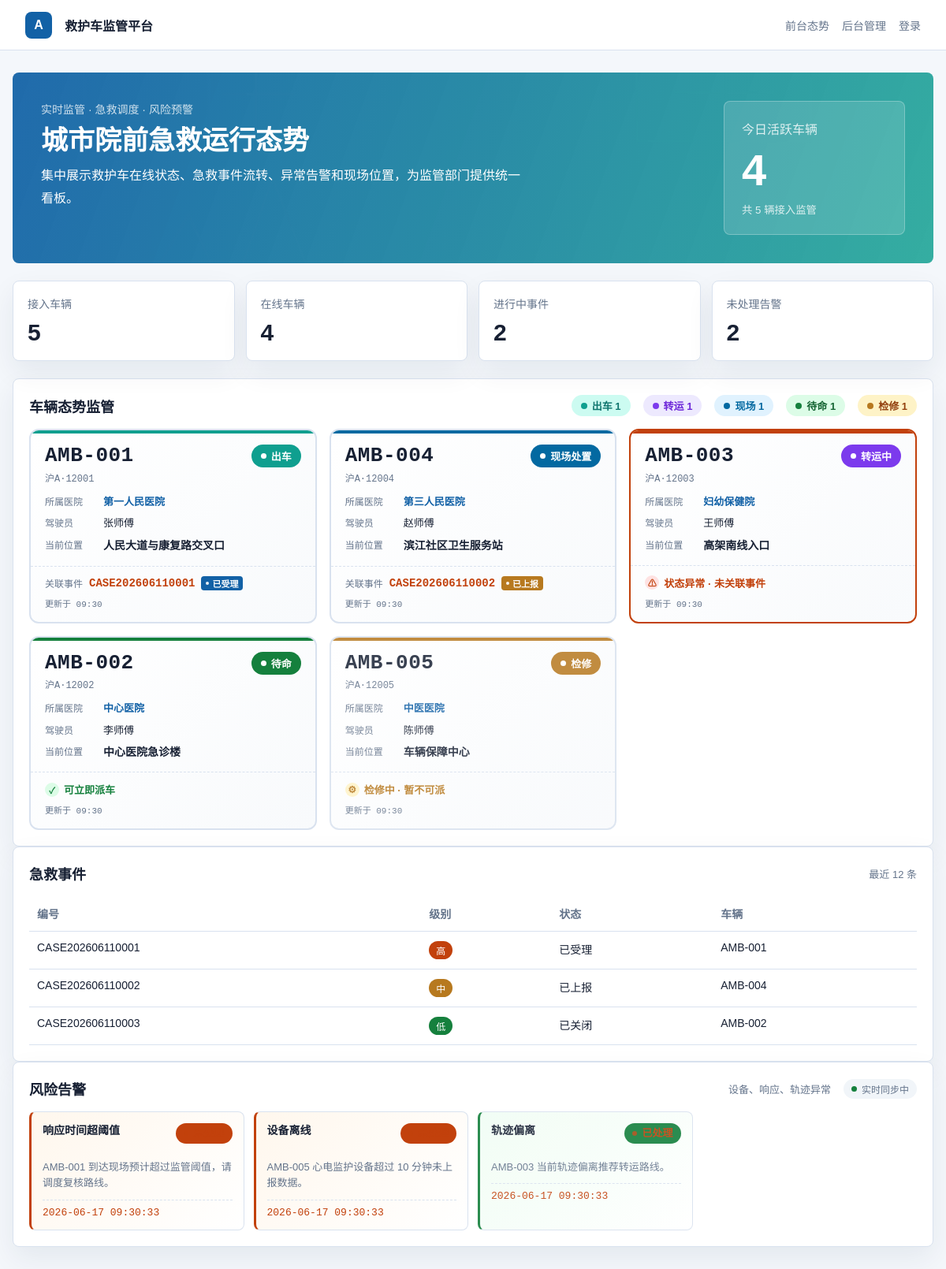
The page / on the database its author committed.
### tables this page shows
CREATE TABLE IF NOT EXISTS ambulances (
    id INT AUTO_INCREMENT PRIMARY KEY,
    code VARCHAR(30) NOT NULL UNIQUE,
    plate_no VARCHAR(30) NOT NULL,
    hospital VARCHAR(120) NOT NULL,
    driver_name VARCHAR(50) NOT NULL,
    status VARCHAR(30) NOT NULL,
    location VARCHAR(160) NOT NULL,
    updated_at TIMESTAMP DEFAULT CURRENT_TIMESTAMP ON UPDATE CURRENT_TIMESTAMP
);

CREATE TABLE IF NOT EXISTS emergency_cases (
    id INT AUTO_INCREMENT PRIMARY KEY,
    case_no VARCHAR(40) NOT NULL UNIQUE,
    patient_name VARCHAR(80) NOT NULL,
    priority VARCHAR(20) NOT NULL,
    address VARCHAR(180) NOT NULL,
    status VARCHAR(30) NOT NULL,
    assigned_ambulance VARCHAR(30) NULL,
    dispatch_vehicle_status VARCHAR(30) NULL,
    dispatched_at TIMESTAMP NULL DEFAULT NULL,
    created_at TIMESTAMP DEFAULT CURRENT_TIMESTAMP
);

CREATE TABLE IF NOT EXISTS alerts (
    id INT AUTO_INCREMENT PRIMARY KEY,
    title VARCHAR(120) NOT NULL,
    description VARCHAR(255) NOT NULL,
    status VARCHAR(20) NOT NULL DEFAULT 'open',
    handling_notes TEXT NULL,
    handled_by INT NULL,
    handled_at TIMESTAMP NULL DEFAULT NULL,
    created_at TIMESTAMP DEFAULT CURRENT_TIMESTAMP,
    FOREIGN KEY (handled_by) REFERENCES users(id) ON DELETE SET NULL
);

### src/Core/View.php (called while the page is built, shortened)
<?php
final class View
{
    public static function render(string $template, array $data = []): void
    {
        extract($data, EXTR_SKIP);
        require_once __DIR__ . '/../../templates/helpers.php';
        require __DIR__ . "/../../templates/{$template}.php";
    }
}

### src/Controllers/AppController.php (called while the page is built, shortened)
<?php
final class AppController
{
    private DashboardRepository $repo;
    public function __construct()
    {
        $this->repo = new DashboardRepository();
    }
    public function home(): void
    {
        View::render('home', [
            'overview' => $this->repo->overview(),
            'ambulances' => $this->repo->ambulancesWithDispatchInfo(),
            'cases' => $this->repo->cases(),
            'alerts' => $this->repo->alerts(),
            'user' => Auth::user(),
        ]);
    }
}

### src/Models/DashboardRepository.php (called while the page is built, shortened)
<?php
final class DashboardRepository
{
    private PDO $db;
    public function __construct()
    {
        $this->db = Database::connection();
    }
    public function cases(): array
    {
        return $this->db->query('SELECT * FROM emergency_cases ORDER BY created_at DESC LIMIT 12')->fetchAll();
    }
    public function alerts(): array
    {
        $sql = 'SELECT a.*, u.name as handler_name
                FROM alerts a
                LEFT JOIN users u ON a.handled_by = u.id
                ORDER BY a.created_at DESC LIMIT 12';
        return $this->db->query($sql)->fetchAll();
    }
    public function ambulancesWithDispatchInfo(): array
    {
        $sql = 'SELECT a.*,
                       (SELECT ec.case_no FROM emergency_cases ec
                        WHERE ec.assigned_ambulance = a.code AND ec.status != "closed"
                        ORDER BY ec.created_at DESC LIMIT 1) as active_case_no,
                       (SELECT ec.status FROM emergency_cases ec
                        WHERE ec.assigned_ambulance = a.code AND ec.status != "closed"
                        ORDER BY ec.created_at DESC LIMIT 1) as active_case_status
                FROM ambulances a
                ORDER BY FIELD(a.status, "dispatching", "on_scene", "transporting", "standby", "maintenance"), a.code';
        return $this->db->query($sql)->fetchAll();
    }
}

### templates/helpers.php (called while the page is built, shortened)
<?php
if (!function_exists('h')) {
    function h(?string $value): string
    {
        return htmlspecialchars($value ?? '', ENT_QUOTES, 'UTF-8');
    }
}
if (!function_exists('statusText')) {
    function statusText(string $status): string
    {
        return [
            'standby' => '待命',
            'dispatching' => '出车',
            'on_scene' => '现场处置',
            'transporting' => '转运中',
            'maintenance' => '检修',
            'reported' => '已上报',
            'accepted' => '已受理',
            'closed' => '已关闭',
            'open' => '未处理',
            'resolved' => '已处理',
        ][$status] ?? $status;
    }
}
if (!function_exists('priorityText')) {
    function priorityText(string $priority): string
    {
        return [
            'high' => '高',
            'medium' => '中',
            'low' => '低',
        ][$priority] ?? $priority;
    }
}
if (!function_exists('statusClass')) {
    function statusClass(string $status): string
    {
        return [
            'standby' => 'status-standby',
            'dispatching' => 'status-dispatching',
            'on_scene' => 'status-onscene',
            'transporting' => 'status-transporting',
            'maintenance' => 'status-maintenance',
            'reported' => 'status-reported',
            'accepted' => 'status-accepted',
            'closed' => 'status-closed',
            'open' => 'status-open',
            'resolved' => 'status-resolved',
        ][$status] ?? '';
    }
}

### templates/home.php (the view, shortened to what this page needs)
<section class="hero">
    <div>
        <p class="eyebrow">实时监管 · 急救调度 · 风险预警</p>
        <h1>城市院前急救运行态势</h1>
        <p class="summary">集中展示救护车在线状态、急救事件流转、异常告警和现场位置，为监管部门提供统一看板。</p>
    </div>
    <div class="hero-panel">
        <span>今日活跃车辆</span>
        <strong><?= (int) $overview['ambulances_online'] ?></strong>
        <small>共 <?= (int) $overview['ambulances_total'] ?> 辆接入监管</small>
    </div>
</section>
<section class="metrics">
    <div><span>接入车辆</span><strong><?= (int) $overview['ambulances_total'] ?></strong></div>
    <div><span>在线车辆</span><strong><?= (int) $overview['ambulances_online'] ?></strong></div>
    <div><span>进行中事件</span><strong><?= (int) $overview['active_cases'] ?></strong></div>
    <div><span>未处理告警</span><strong><?= (int) $overview['alerts'] ?></strong></div>
</section>
<section class="panel">
    <div class="panel-head">
        <h2>车辆态势监管</h2>
        <div class="vehicle-status-stats">
            <span class="stat-item stat-dispatching"><i></i>出车 <?= count(array_filter($ambulances, fn($a) => $a['status'] === 'dispatching')) ?></span>
            <span class="stat-item stat-transporting"><i></i>转运 <?= count(array_filter($ambulances, fn($a) => $a['status'] === 'transporting')) ?></span>
            <span class="stat-item stat-onscene"><i></i>现场 <?= count(array_filter($ambulances, fn($a) => $a['status'] === 'on_scene')) ?></span>
            <span class="stat-item stat-standby"><i></i>待命 <?= count(array_filter($ambulances, fn($a) => $a['status'] === 'standby')) ?></span>
            <span class="stat-item stat-maintenance"><i></i>检修 <?= count(array_filter($ambulances, fn($a) => $a['status'] === 'maintenance')) ?></span>
        </div>
    </div>
    <div class="vehicle-grid">
        <?php foreach ($ambulances as $ambulance): ?>
            <?php
                $status = $ambulance['status'];
                $hasActiveCase = !empty($ambulance['active_case_no']);
                $isAbnormal = ($status === 'dispatching' || $status === 'on_scene' || $status === 'transporting') && !$hasActiveCase;
                $isMaintenance = $status === 'maintenance';
            ?>
            <article class="vehicle-status-card vehicle-status-<?= h($status) ?><?= $isAbnormal ? ' vehicle-abnormal' : '' ?><?= $isMaintenance ? ' vehicle-maintenance' : '' ?>">
                <div class="vehicle-card-header">
                    <div class="vehicle-code-block">
                        <span class="vehicle-code"><?= h($ambulance['code']) ?></span>
                        <span class="vehicle-plate"><?= h($ambulance['plate_no']) ?></span>
                    </div>
                    <span class="vehicle-status-badge status-<?= h($status) ?>">
                        <span class="pulse-dot"></span>
                        <?= statusText($status) ?>
                    </span>
                </div>
                <div class="vehicle-card-body">
                    <div class="vehicle-info-row">
                        <span class="info-label">所属医院</span>
                        <span class="info-value hospital"><?= h($ambulance['hospital']) ?></span>
                    </div>
                    <div class="vehicle-info-row">
                        <span class="info-label">驾驶员</span>
                        <span class="info-value"><?= h($ambulance['driver_name']) ?></span>
                    </div>
                    <div class="vehicle-info-row location-row">
                        <span class="info-label">当前位置</span>
                        <span class="info-value location"><?= h($ambulance['location']) ?></span>
                    </div>
                </div>
                <div class="vehicle-card-footer">
                    <?php if ($hasActiveCase): ?>
                        <div class="active-case-info">
                            <span class="case-label">关联事件</span>
                            <span class="case-no"><?= h($ambulance['active_case_no']) ?></span>
                            <span class="case-status status-tag-small status-<?= h($ambulance['active_case_status']) ?>">
                                <?= statusText($ambulance['active_case_status']) ?>
                            </span>
                        </div>
                    <?php elseif ($status === 'standby'): ?>
                        <div class="dispatch-available">
                            <span class="available-icon">✓</span>
                            <span>可立即派车</span>
                        </div>
                    <?php elseif ($isMaintenance): ?>
                        <div class="maintenance-info">
                            <span class="maintenance-icon">⚙</span>
                            <span>检修中 · 暂不可派</span>
                        </div>
                    <?php else: ?>
                        <div class="abnormal-warning">
                            <span class="warning-icon">⚠</span>
                            <span>状态异常 · 未关联事件</span>
                        </div>
                    <?php endif; ?>
                    <div class="update-time">
                        更新于 <?= h(date('H:i', strtotime($ambulance['updated_at']))) ?>
                    </div>
                </div>
            </article>
        <?php endforeach; ?>
    </div>
</section>
<section class="panel">
    <div class="panel-head">
        <h2>急救事件</h2>
        <span>最近 12 条</span>
    </div>
    <table>
        <thead>
            <tr><th>编号</th><th>级别</th><th>状态</th><th>车辆</th></tr>
        </thead>
        <tbody>
        <?php foreach ($cases as $case): ?>
            <tr>
                <td><?= h($case['case_no']) ?></td>
                <td><span class="badge priority-<?= h($case['priority']) ?>"><?= priorityText($case['priority']) ?></span></td>
                <td><?= statusText($case['status']) ?></td>
                <td><?= h($case['assigned_ambulance'] ?: '待派车') ?></td>
            </tr>
        <?php endforeach; ?>
        </tbody>
    </table>
</section>
<section class="panel">
    <div class="panel-head">
        <h2>风险告警</h2>
        <div class="alerts-refresh-info">
            <span>设备、响应、轨迹异常</span>
            <span class="refresh-indicator" id="refresh-indicator" title="每 30 秒自动刷新">
                <span class="refresh-dot"></span>
                <span id="refresh-time">实时同步中</span>
            </span>
        </div>
    </div>
    <div class="alerts front-alerts" id="front-alerts">
        <?php foreach ($alerts as $alert): ?>
            <?php $isOpen = $alert['status'] === 'open'; ?>
            <article class="front-alert <?= $isOpen ? 'alert-status-open' : 'alert-status-resolved' ?>" data-alert-id="<?= (int) $alert['id'] ?>">
                <div class="front-alert-head">
                    <b class="front-alert-title"><?= h($alert['title']) ?></b>
                    <span class="status-tag <?= statusClass($alert['status']) ?>"><?= statusText($alert['status']) ?></span>
                </div>
                <p class="front-alert-desc"><?= h($alert['description']) ?></p>
                <div class="front-alert-footer">
                    <span class="alert-created"><?= h($alert['created_at']) ?></span>
                </div>
            </article>
        <?php endforeach; ?>
    </div>
</section>
<?php
$content = ob_get_clean();
require __DIR__ . '/layout.php';

### public/index.php (shortened to what this page needs)
<?php
require_once __DIR__ . '/../src/Core/View.php';
require_once __DIR__ . '/../templates/helpers.php';
require_once __DIR__ . '/../src/Models/DashboardRepository.php';
require_once __DIR__ . '/../src/Controllers/AppController.php';
$controller = new AppController();
$path = parse_url($_SERVER['REQUEST_URI'], PHP_URL_PATH) ?: '/';
$method = $_SERVER['REQUEST_METHOD'] ?? 'GET';
$method = $method === 'HEAD' ? 'GET' : $method;
try {
    if ($path === '/' && $method === 'GET') {
        $controller->home();
    } elseif ($path === '/login' && $method === 'GET') {
        $controller->loginForm();
    } elseif ($path === '/login' && $method === 'POST') {
        $controller->login();
    } elseif ($path === '/logout') {
        $controller->logout();
    } elseif ($path === '/admin' && $method === 'GET') {
        $controller->admin();
    } elseif ($path === '/admin/cases' && $method === 'POST') {
        $controller->createCase();
    } elseif ($path === '/admin/ambulances' && $method === 'POST') {
        $controller->updateAmbulance();
    } elseif ($path === '/admin/alerts/handle' && $method === 'POST') {
        $controller->handleAlert();
    } elseif ($path === '/api/overview' && $method === 'GET') {
        $controller->overviewApi();
    } elseif ($path === '/api/dispatch-check' && $method === 'GET') {
        $controller->dispatchCheckApi();
    } else {
        http_response_code(404);
        echo '页面不存在';
    }
} catch (Throwable $exception) {
    http_response_code(500);
    echo '系统暂时不可用：' . htmlspecialchars($exception->getMessage(), ENT_QUOTES, 'UTF-8');
}

### templates/layout.php (shortened to what this page needs)
<!doctype html>
<html lang="zh-CN">
<head>
    <link rel="stylesheet" href="/assets/style.css">
</head>
<body>
    <header class="topbar">
        <a class="brand" href="/">
            <span class="brand-mark">A</span>
            <span>救护车监管平台</span>
        </a>
        <nav class="nav">
            <a href="/">前台态势</a>
            <a href="/admin">后台管理</a>
            <?php if (!empty($user)): ?>
                <span class="user"><?= h($user['name']) ?></span>
                <a href="/logout">退出</a>
            <?php else: ?>
                <a href="/login">登录</a>
            <?php endif; ?>
        </nav>
    </header>
    <main class="page">
        <?= $content ?>
    </main>
</body>
</html>

### rows shown on the page
ambulances: code "AMB-001", plate_no "沪A·12001", status "出车", hospital "第一人民医院", driver_name "张师傅", location "人民大道与康复路交叉口", active_case_no "CASE202606110001", active_case_status "已受理", updated_at "09:30"
ambulances: code "AMB-004", plate_no "沪A·12004", status "现场处置", hospital "第三人民医院", driver_name "赵师傅", location "滨江社区卫生服务站", active_case_no "CASE202606110002", active_case_status "已上报", updated_at "09:30"
ambulances: code "AMB-003", plate_no "沪A·12003", status "转运中", hospital "妇幼保健院", driver_name "王师傅", location "高架南线入口", shows "状态异常 · 未关联事件", updated_at "09:30"
ambulances: code "AMB-002", plate_no "沪A·12002", status "待命", hospital "中心医院", driver_name "李师傅", location "中心医院急诊楼", shows "可立即派车", updated_at "09:30"
ambulances: code "AMB-005", plate_no "沪A·12005", status "检修", hospital "中医医院", driver_name "陈师傅", location "车辆保障中心", shows "检修中 · 暂不可派", updated_at "09:30"
emergency_cases: case_no "CASE202606110001", priority "高", status "已受理", assigned_ambulance "AMB-001"
emergency_cases: case_no "CASE202606110002", priority "中", status "已上报", assigned_ambulance "AMB-004"
emergency_cases: case_no "CASE202606110003", priority "低", status "已关闭", assigned_ambulance "AMB-002"
alerts: title "响应时间超阈值", description "AMB-001 到达现场预计超过监管阈值，请调度复核路线。", created_at "2026-06-17 09:30:33"
alerts: title "设备离线", description "AMB-005 心电监护设备超过 10 分钟未上报数据。", created_at "2026-06-17 09:30:33"
alerts: title "轨迹偏离", description "AMB-003 当前轨迹偏离推荐转运路线。", created_at "2026-06-17 09:30:33"

### other values the page prints
$overview['ambulances_online'] "4"
$overview['ambulances_total'] "5"
$overview['active_cases'] "2"
$overview['alerts'] "2"
count(array_filter($ambulances, fn($a) => $a['status'] === 'standby')) "1"
